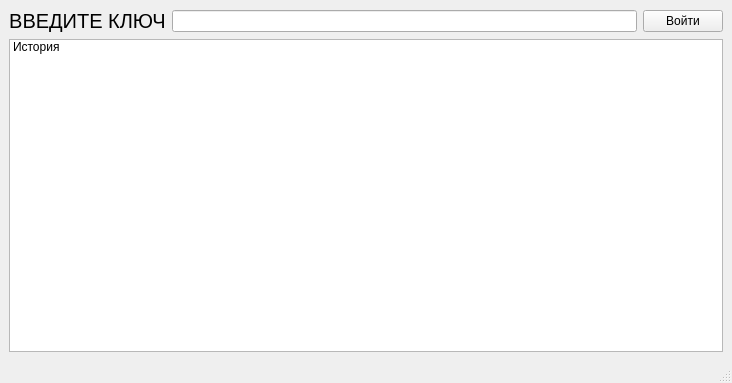
<?xml version="1.0" encoding="UTF-8"?>
<ui version="4.0">
 <class>MainWindow</class>
 <widget class="QMainWindow" name="MainWindow">
  <property name="geometry">
   <rect>
    <x>0</x>
    <y>0</y>
    <width>732</width>
    <height>383</height>
   </rect>
  </property>
  <property name="windowTitle">
   <string>УПРАВЛЕНИЕ КОМПЬЮТЕРОМ</string>
  </property>
  <property name="windowIcon">
   <iconset>
    <normaloff>../icon/Icon PC.jpg</normaloff>../icon/Icon PC.jpg</iconset>
  </property>
  <widget class="QWidget" name="centralwidget">
   <layout class="QGridLayout" name="gridLayout">
    <item row="0" column="0">
     <layout class="QHBoxLayout" name="horizontalLayout">
      <item>
       <widget class="QLabel" name="label_name">
        <property name="font">
         <font>
          <pointsize>15</pointsize>
         </font>
        </property>
        <property name="text">
         <string>ВВЕДИТЕ КЛЮЧ</string>
        </property>
        <property name="alignment">
         <set>Qt::AlignCenter</set>
        </property>
       </widget>
      </item>
      <item>
       <widget class="QLineEdit" name="input_key"/>
      </item>
      <item>
       <widget class="QPushButton" name="button_add_key">
        <property name="text">
         <string>Войти</string>
        </property>
       </widget>
      </item>
     </layout>
    </item>
    <item row="1" column="0">
     <widget class="QListWidget" name="history">
      <item>
       <property name="text">
        <string>История</string>
       </property>
      </item>
     </widget>
    </item>
   </layout>
  </widget>
  <widget class="QMenuBar" name="menubar">
   <property name="geometry">
    <rect>
     <x>0</x>
     <y>0</y>
     <width>732</width>
     <height>21</height>
    </rect>
   </property>
  </widget>
  <widget class="QStatusBar" name="statusbar"/>
 </widget>
 <resources/>
 <connections/>
</ui>
